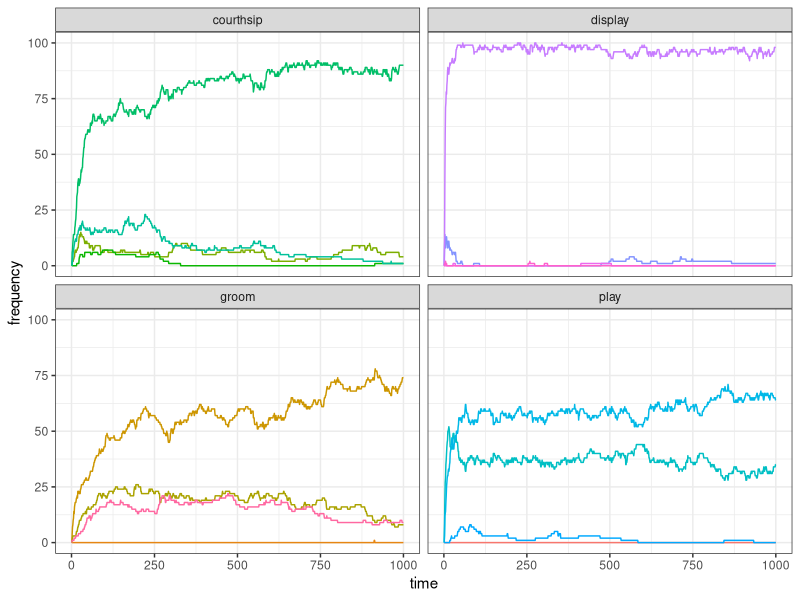

Recreate this plot in R. (Note: this script raises an error after producing the figure.)
library(tidyverse)

#
# set_oranzees_environment()
# function commons to all the tests
#

set_oranzees_environment <- function() {
  list_pop <- c("Uossob", "Iat Forest", "Ebmog", "Elaham", "Elabik", "Ognodub")
  output <- tibble(
    population = rep(list_pop, each = 38),
    behaviour = as.factor(rep(1:38, 6)),
    type = rep(c(rep("social", 16), rep("food-related", 22)), 6),
    category = rep(c(
      rep("play", 4), rep("display", 4), rep("groom", 4), rep("courthsip", 4),
      "A", "A", "A", "A", "B", "B", "B", "B", "C", "C", "C", "D", "D", "D", "E", "E", "F", "F", "G", "H", "I", "J"
    ), 6),
    nutrient = rep(c(rep(NA, 16), "Y", "Y", "Y", "Y", "Z", "Z", "Z", "Z", "Y", "Y", "Y", "Z", "Z", "Z", "Y", "Y", "Z", "Z", "Y", "Z", "Y", "Z"), 6),
    p_g = rep(NA, 38 * 6),
    p_e = rep(NA, 38 * 6)
  )

  env_or_x <- c(220, 230, 700, 705, 710, 750)
  env_or_y <- c(660, 610, 450, 430, 510, 550)

  # genetic predispositions:
  x_g <- sample(1:1000, 38)
  y_g <- sample(1:1000, 38)

  # ecological availability:
  x_e <- sample(1:1000, 38)
  y_e <- sample(1:1000, 38)

  for (i in 1:6) {
    for (behav in 1:38) {
      output[output$population == list_pop[i] & output$behaviour == behav, ]$p_g <- 1 - sqrt((x_g[behav] - env_or_x[i])^2 + (y_g[behav] - env_or_y[i])^2) / 1000

      if (behav > 16) { # only for food-related behaviours:
        output[output$population == list_pop[i] & output$behaviour == behav, ]$p_e <- 1 - sqrt((x_e[behav] - env_or_x[i])^2 + (y_e[behav] - env_or_y[i])^2) / 500
      }
    }
  }

  # replace negative values with 0s:
  if (dim(output[output$p_g < 0, ])[1] > 0) {
    output[output$p_g < 0, ]$p_g <- 0
  }
  if (dim(output[output$p_e < 0 & !is.na(output$p_e), ])[1] > 0) {
    output[output$p_e < 0 & !is.na(output$p_e), ]$p_e <- 0
  }

  # return the tibble:
  output
}

### NEW SUB-FUNCTIONS:

add_social_behaviour <- function(oranzee, b){
  if (b <= 4) {
    oranzee[1:4] <- 0
    oranzee[b] <- 1
  } else if (b > 4 & b <= 8) {
    oranzee[5:8] <- 0
    oranzee[b] <- 1
  } else if (b > 8 & b <= 12) {
    oranzee[9:12] <- 0
    oranzee[b] <- 1
  } else {
    oranzee[13:16] <- 0
    oranzee[b] <- 1
  }
  oranzee
}

add_food_behaviour <- function(oranzee, b){
  if (b <= 20) {
    oranzee[17:20] <- 0
    oranzee[b] <- 1
  } else if (b > 20 & b <= 24) {
    oranzee[21:24] <- 0
    oranzee[b] <- 1
  } else if (b > 24 & b <= 27) {
    oranzee[25:27] <- 0
    oranzee[b] <- 1
  } else if (b > 27 & b <= 30) {
    oranzee[28:30] <- 0
    oranzee[b] <- 1
  } else if (b > 30 & b <= 32) {
    oranzee[31:32] <- 0
    oranzee[b] <- 1
  } else if (b > 32 & b <= 34) {
    oranzee[33:34] <- 0
    oranzee[b] <- 1
  } else {
    oranzee[b] <- 1
  }
  oranzee
}

#############################################################################
#
# TEST FOR ONE RUN (only social behaviours)
#

test_oranzees1 <- function(t_max) {

  N <- 100

  pop <- matrix(c(rep(0, 38 * N), sample(1:300, N, replace = TRUE)), nrow = N, byrow = FALSE)

  output <- matrix(nrow = t_max, ncol = 16)

  for (t in 1:t_max) {
    output[t, ] <- colSums(pop[, 1:16])
    # demographic bit:
    pop[, 39] <- pop[, 39] + 1
    pop[pop[, 39] >= 720, ] <- 0
    old <- which(pop[, 39] > 300)
    dead <- sample(c(TRUE, FALSE), length(old), prob = c(.01, .99), replace = TRUE)
    pop[old[dead], ] <- 0
    # innovation bit:
    for (i in 1:N) {
      state <- ((sum(pop[i, 1:4]) >= 1) + (sum(pop[i, 5:8]) >= 1) + (sum(pop[i, 9:12]) >= 1) + (sum(pop[i, 13:16]) >= 1)) / 4
      p_state <- rnorm(1, mean = 1 - state, sd = 0.05)
      if (runif(1) < p_state) {
        p_peering <- rnorm(16, mean = colSums(pop[, 1:16]), sd = 1)
        p_peering[p_peering < 0] <- 0
        innovation_i <- sample(1:16, 1, prob = p_peering)
        if (runif(1) < test_environment$p_g[innovation_i]) {
          if (innovation_i <= 4) {
            pop[i, 1:4] <- 0
            pop[i, innovation_i] <- 1
          } else if (innovation_i > 4 & innovation_i <= 8) {
            pop[i, 5:8] <- 0
            pop[i, innovation_i] <- 1
          } else if (innovation_i > 8 & innovation_i <= 12) {
            pop[i, 9:12] <- 0
            pop[i, innovation_i] <- 1
          } else {
            pop[i, 13:16] <- 0
            pop[i, innovation_i] <- 1
          }
        }
      }
    }
  }
  output
}

## OPTIMISED:
test_oranzees1_better <- function(t_max) {
  N <- 100
  
  pop <- matrix(c(rep(0, 38 * N), sample(1:300, N, replace = TRUE)), nrow = N, byrow = FALSE)
  
  output <- matrix(nrow = t_max, ncol = 16)
  
  for (t in 1:t_max) {
    output[t, ] <- colSums(pop[, 1:16])
    # demographic bit:
    pop[, 39] <- pop[, 39] + 1
    pop[pop[, 39] >= 720, ] <- 0
    old <- which(pop[, 39] > 300)
    dead <- sample(c(TRUE, FALSE), length(old), prob = c(.01, .99), replace = TRUE)
    pop[old[dead], ] <- 0
    # innovation bit:
    state <- ((rowSums(pop[, 1:4]) >= 1) + (rowSums(pop[, 5:8]) >= 1) + (rowSums(pop[, 9:12]) >= 1) + (rowSums(pop[, 13:16]) >= 1)) / 4
    p_state <- runif(N) < rnorm(N, mean = 1 - state, sd = 0.05)
    p_peering <- rnorm(16, mean = colSums(pop[, 1:16]), sd = 1)
    p_peering[p_peering < 0] <- 0
    innovation_i <- sample(1:16, N, prob = p_peering, replace = TRUE)
    p_innovate <- runif(N) < test_environment$p_g[innovation_i]  * p_state
    for(i in 1:N){
      if(p_innovate[i]){
        pop[i,] <- add_social_behaviour(pop[i,], innovation_i[i])
      }
    }  
  }
  output
}

oranzees_environment <- set_oranzees_environment()
test_environment <- oranzees_environment %>%
  filter(population == "Uossob")

t_max <- 1000

my_test <- test_oranzees1(t_max)

# PLOT

my_test <- gather(as_tibble(my_test), 1:16, key = "behaviour", value = "frequency")
data_to_plot <- tibble(
  behaviour = my_test$behaviour,
  frequency = my_test$frequency,
  time = rep(1:t_max, 16),
  category = c(rep("play", t_max * 4), rep("display", t_max * 4), rep("groom", t_max * 4), rep("courthsip", t_max * 4))
)

ggplot(data = data_to_plot) +
  geom_line(aes(x = time, y = frequency, color = behaviour)) +
  facet_wrap(~category) +
  theme_bw() +
  theme(legend.position = "none")


#############################################################################
#
# TEST FOR ONE RUN (only food behaviours)
#

test_oranzees3 <- function(t_max) {
  
  N <- 100
  
  pop <- matrix(c(rep(0, 38 * N), sample(1:300, N, replace = TRUE)), nrow = N, byrow = FALSE)
  
  output <- matrix(nrow = t_max, ncol = 22)
  
  for (t in 1:t_max) {
    output[t, ] <- colSums(pop[, 17:38])
    # demographic bit:
    pop[, 39] <- pop[, 39] + 1
    pop[pop[, 39] >= 720, ] <- 0
    old <- which(pop[, 39] > 300)
    dead <- sample(c(TRUE, FALSE), length(old), prob = c(.01, .99), replace = TRUE)
    pop[old[dead], ] <- 0
    # innovation bit:
    for (i in 1:N) {
      nut_y <- (sum(pop[1, 17:20])>=1) + (sum(pop[1, 25:27])>=1) + (sum(pop[1, 31:32])>=1) + pop[1, 35] + pop[1, 37]
      nut_z <- (sum(pop[1, 21:24])>=1) + (sum(pop[1, 28:30])>=1) + (sum(pop[1, 33:34])>=1) + pop[1, 36] + pop[1, 38]
      state <- (nut_y + nut_z - abs(nut_y - nut_z)) / 10 
      p_state <- rnorm(1, mean = 1 - state, sd = .05)
      if (runif(1) < p_state) {
        p_peering <- rnorm(22, mean = colSums(pop[, 17:38]), sd = 1)
        p_peering[p_peering < 0] <- 0
        innovation_i <- sample(17:38, 1, prob = p_peering)
        if (runif(1) < (test_environment$p_g[innovation_i] * test_environment$p_e[innovation_i])) {
          if (innovation_i <= 20) {
            pop[i, 17:20] <- 0
            pop[i, innovation_i] <- 1
          } else if (innovation_i > 20 & innovation_i <= 24) {
            pop[i, 21:24] <- 0
            pop[i, innovation_i] <- 1
          } else if (innovation_i > 24 & innovation_i <= 27) {
            pop[i, 25:27] <- 0
            pop[i, innovation_i] <- 1
          } else if (innovation_i > 27 & innovation_i <= 30) {
            pop[i, 28:30] <- 0
            pop[i, innovation_i] <- 1
          } else if (innovation_i > 30 & innovation_i <= 32) {
            pop[i, 31:32] <- 0
            pop[i, innovation_i] <- 1
          } else if (innovation_i > 32 & innovation_i <= 34) {
            pop[i, 33:34] <- 0
            pop[i, innovation_i] <- 1
          } else {
            pop[i, innovation_i] <- 1
          }
        }
      }
    }
  }
  output
}
## OPTIMISED:

test_oranzees3_better <- function(t_max) {
  N <- 100
  pop <- matrix(c(rep(0, 38 * N), sample(1:300, N, replace = TRUE)), nrow = N, byrow = FALSE)
  output <- matrix(nrow = t_max, ncol = 22)
  
  for (t in 1:t_max) {
    output[t, ] <- colSums(pop[, 17:38])
    # demographic bit:
    pop[, 39] <- pop[, 39] + 1
    pop[pop[, 39] >= 720, ] <- 0
    old <- which(pop[, 39] > 300)
    dead <- sample(c(TRUE, FALSE), length(old), prob = c(.01, .99), replace = TRUE)
    pop[old[dead], ] <- 0
    # innovation bit:
    nut_y <- (rowSums(pop[, 17:20])>=1) + (rowSums(pop[, 25:27])>=1) + (rowSums(pop[, 31:32])>=1) + pop[, 35] + pop[, 37]
    nut_z <- (rowSums(pop[, 21:24])>=1) + (rowSums(pop[, 28:30])>=1) + (rowSums(pop[, 33:34])>=1) + pop[, 36] + pop[, 38]
    state <- (nut_y + nut_z - abs(nut_y - nut_z)) / 10 
    p_state <- runif(N) < rnorm(N, mean = 1 - state, sd = 0.05)
    p_peering <- rnorm(22, mean = colSums(pop[, 17:38]), sd = 1)
    p_peering[p_peering < 0] <- 0
    innovation_i <- sample(17:38, N, prob = p_peering, replace = TRUE)
    p_innovate <- runif(N) < test_environment$p_g[innovation_i] * test_environment$p_e[innovation_i] * p_state
    for(i in 1:N){
      if(p_innovate[i]){
        pop[i,] <- add_food_behaviour(pop[i,], innovation_i[i])
      }
    }
  }
  output
}

oranzees_environment <- set_oranzees_environment()
test_environment <- oranzees_environment %>%
  filter(population == "Uossob")

t_max <- 5000
tic()
my_test <- test_oranzees3(t_max)
toc()
# PLOT

my_test <- gather(as_tibble(my_test), 1:22, key = "behaviour", value = "frequency")
data_to_plot <- tibble(
  behaviour = my_test$behaviour,
  frequency = my_test$frequency,
  time = rep(1:t_max, 22),
  category = as_factor(c(
    rep("A", t_max * 4), rep("B", t_max * 4), rep("C", t_max * 3), rep("D", t_max * 3),
    rep("E", t_max * 2), rep("F", t_max * 2), rep("G", t_max), rep("H", t_max),
    rep("I", t_max), rep("J", t_max)
  ))
)

ggplot(data = data_to_plot) +
  geom_line(aes(x = time, y = frequency, color = behaviour)) +
  facet_wrap(~category) +
  theme_bw() +
  theme(legend.position = "none")

